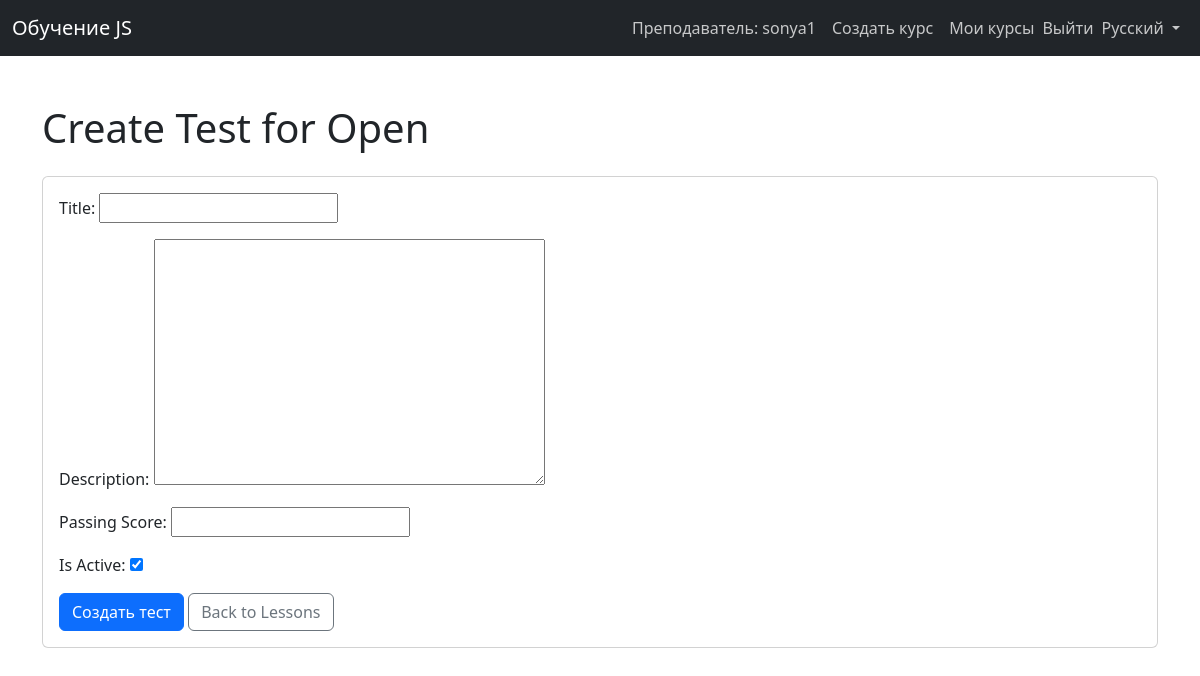
/lesson/2/test/create/ (signed in), run on an earlier commit of the app's database.
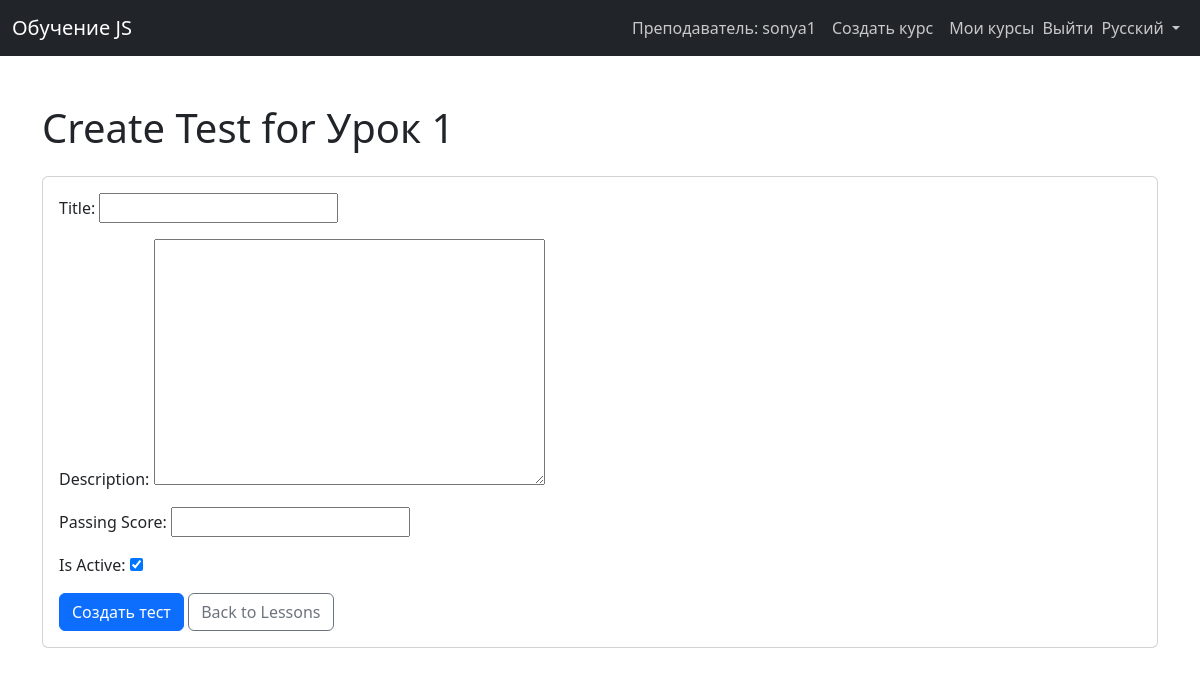
And on a later commit of the database.
### courses/models.py (models this page shows, shortened)
class Lesson(models.Model):
    course = models.ForeignKey(Course, on_delete=models.CASCADE, related_name='lessons', verbose_name=_("Course"))
    title = models.CharField(max_length=200, verbose_name=_("Title"))
    description = models.TextField(blank=True, null=True, verbose_name=_("Description"))
    content = models.TextField(blank=True, verbose_name=_("Content"))
    video_url = models.URLField(blank=True, verbose_name=_("Video URL"))
    order = models.PositiveIntegerField(default=0, verbose_name=_("Order"))
    is_published = models.BooleanField(default=True, verbose_name=_("Is Published"))
    class Meta:
        verbose_name = _("Lesson")
        verbose_name_plural = _("Lessons")
        ordering = ['order']

### courses/decorators.py (the view)
    def wrapper(request, *args, **kwargs):
        if request.user.is_authenticated and request.user.is_teacher:
            return view_func(request, *args, **kwargs)
        return HttpResponseForbidden(_("Только преподаватели могут получить доступ к этой странице"))

### courses/forms.py
class TestForm(forms.ModelForm):
    class Meta:
        model = Test
        fields = ['title', 'description', 'passing_score', 'is_active']
        labels = {
            'title': _("Title"),
            'description': _("Description"),
            'passing_score': _("Passing Score"),
            'is_active': _("Is Active"),
        }

### courses/views.py (called while the page is built)
@login_required
@teacher_required
def create_test(request, lesson_id):
    lesson = get_object_or_404(Lesson, id=lesson_id, course__creator=request.user)
    if request.method == 'POST':
        form = TestForm(request.POST)
        if form.is_valid():
            test = form.save(commit=False)
            test.lesson = lesson
            test.save()
            messages.success(request, _("Test added successfully!"))
            return redirect('courses:manage_test_questions', test_id=test.id)
    else:
        form = TestForm()
    return render(request, 'courses/create_test.html', {'form': form, 'lesson': lesson})

### courses/templates/courses/create_test.html (shortened to what this page needs)
{% extends 'base.html' %}
{% load i18n course_tags %}
{% block content %}
<div class="container mt-5" data-aos="fade-up">
    <h1 class="mb-4">{% trans "Create Test for" %} {{ lesson.title }}</h1>
    <div class="card mb-4" data-aos="fade-up">
        <div class="card-body">
            <form method="post" data-aos="fade-up">
                {{ form.as_p }}
                <button type="submit" class="btn btn-primary" data-aos="fade-right">{% trans "Create Test" %}</button>
                <a href="{% url 'courses:manage_lessons' lesson.course.id %}" class="btn btn-outline-secondary" data-aos="fade-right">{% trans "Back to Lessons" %}</a>
            </form>
        </div>
    </div>
</div>
{% endblock %}

What changed in the data, as far as the page shows it:
changed Lesson: title "Open" → "Урок 1"
